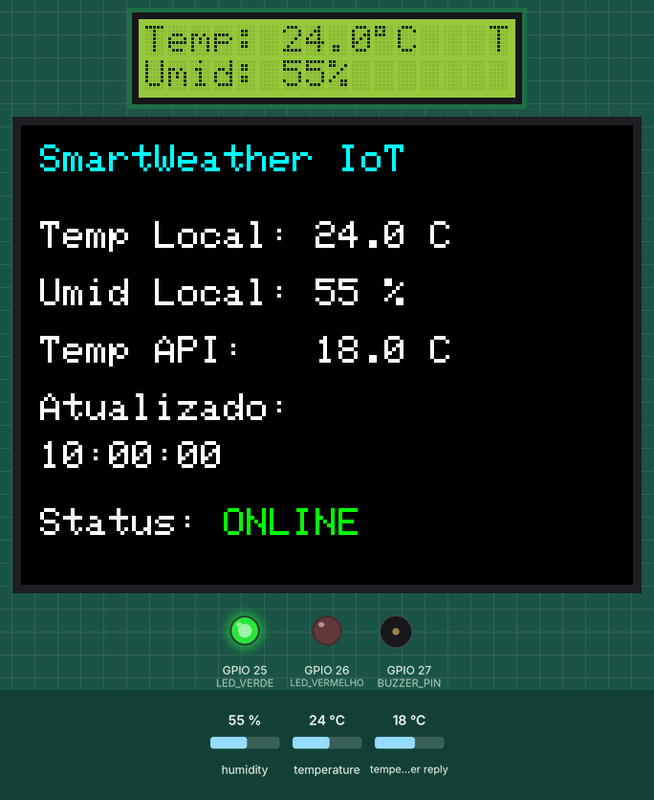
A sketch run on a simulated ESP32. On the bench: 16×2 character LCD, 320×240 colour display, output pins drawn as LEDs (lit = HIGH), buzzer (waves = sounding, pin HIGH). The test bench sets the inputs (shaded band); at power-on: temperature 24 °C, humidity 55 %, temperature in the weather reply 18 °C. WiFi joins after 1.5 s; servers stay silent unless stated; web services answer with replies made up by the test bench; what the sketch prints to the serial monitor is not drawn.

Above: at 7.8 s.
7.9 s: temperature set to 29.6 °C
At 9.6 s:
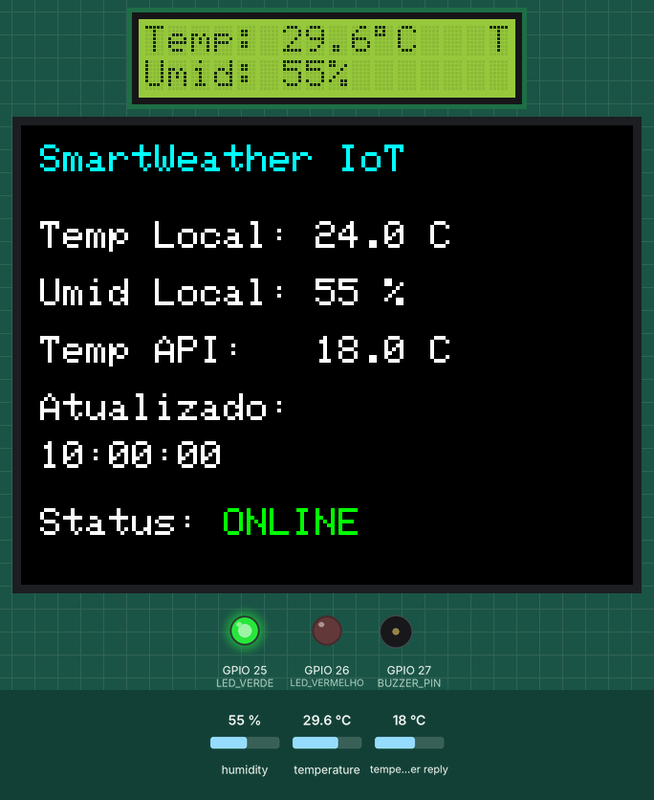
10.5 s: temperature set to 30.8 °C
At 11.1 s:
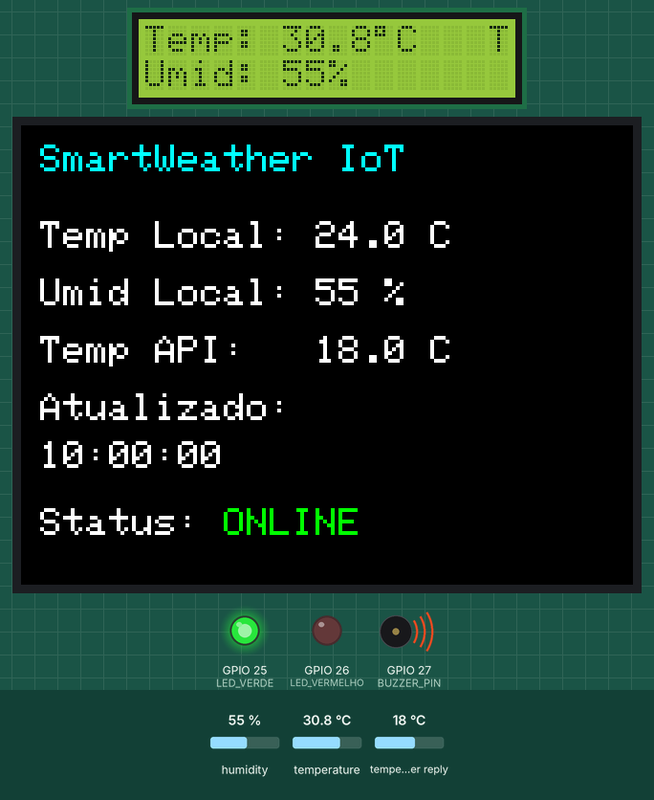
13.1 s: humidity set to 22 %
At 15.5 s:
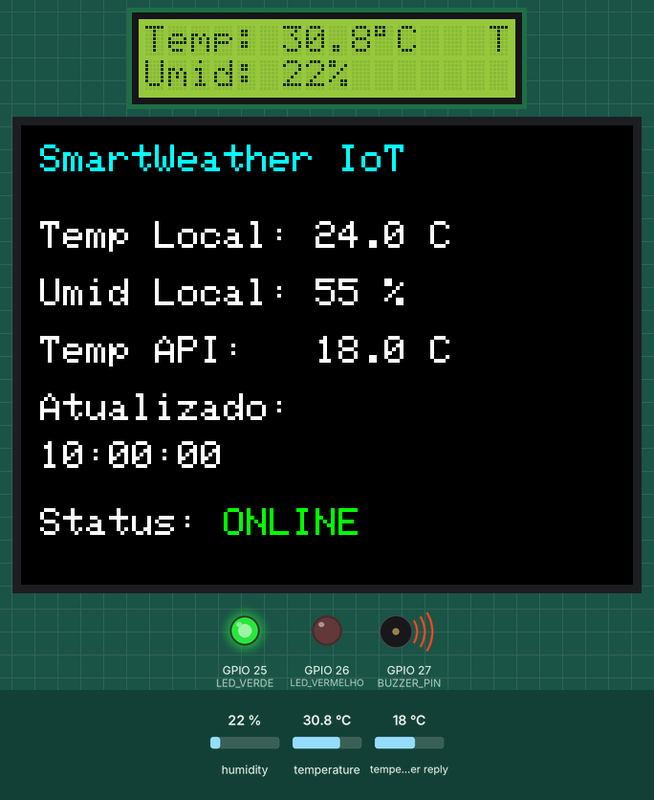
16.3 s: humidity set to 40 %
At 18.3 s:
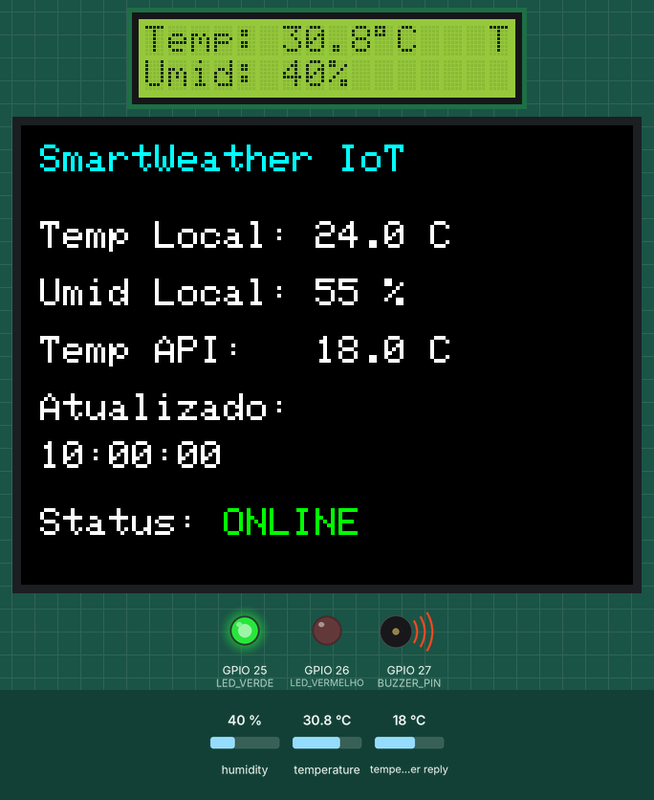
Timing chart, 0 to 19.8 s (numbered marks = the images above; inputs shaded):
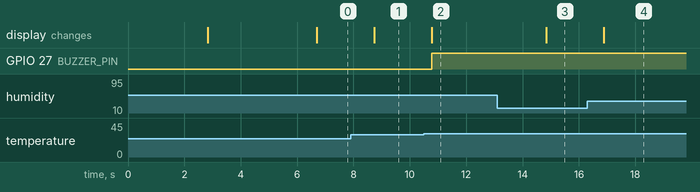

The sketch:

sketch.ino
```cpp
/*
  ============================================================
  SmartWeather Station IoT - ESP32
  Projeto Final - Prof. João Ferreira
  ============================================================
  Componentes:
    - ESP32
    - Sensor DHT22 (temperatura e umidade)
    - LCD 16x2 I2C
    - Display TFT ILI9341
    - LED (verde = OK, vermelho = falha)
    - Buzzer (alerta sonoro)

  API utilizada: Open-Meteo (gratuita, sem autenticação)
  Endpoint:
    https://api.open-meteo.com/v1/forecast?latitude=-8.05&longitude=-34.88&current_weather=true

  IMPORTANTE (Wokwi):
    - O Serial Monitor abre automaticamente ao clicar em "Start Simulation".
    - Se não aparecer, clique no ícone de "terminal" na barra inferior
      da aba de simulação (ao lado do botão de play) ou use o menu
      "View > Serial Monitor".
    - Para requisições HTTPS funcionarem no Wokwi, é necessário usar
      WiFiClientSecure com setInsecure() (sem validação de certificado),
      pois o Wokwi não possui RTC sincronizado para validar TLS.
  ============================================================
*/

#include <WiFi.h>
#include <WiFiClientSecure.h>
#include <HTTPClient.h>
#include <ArduinoJson.h>
#include <DHT.h>
#include <Wire.h>
#include <LiquidCrystal_I2C.h>
#include <SPI.h>
#include <Adafruit_GFX.h>
#include <Adafruit_ILI9341.h>

// ---------------------- CONFIGURAÇÕES ----------------------

// Wi-Fi (no Wokwi, a rede simulada padrão é "Wokwi-GUEST" sem senha)
const char* ssid     = "Wokwi-GUEST";
const char* password = "";

// API Open-Meteo - Recife (PE)
const char* apiHost = "api.open-meteo.com";
const char* apiPath = "/v1/forecast?latitude=-8.05&longitude=-34.88&current_weather=true";

// Pinos
#define DHTPIN   16
#define DHTTYPE  DHT22

#define LED_VERDE   25
#define LED_VERMELHO 26
#define BUZZER_PIN  27

// TFT ILI9341 - pinos SPI
#define TFT_CS   5
#define TFT_DC   2
#define TFT_RST  4

// Limite de temperatura para alerta sonoro
#define TEMP_LIMITE 30.0

// Intervalo de atualização da API (ms)
#define INTERVALO_API 30000

// ---------------------- OBJETOS ----------------------

DHT dht(DHTPIN, DHTTYPE);
LiquidCrystal_I2C lcd(0x27, 16, 2); // Endereço confirmado via I2C scanner
Adafruit_ILI9341 tft(TFT_CS, TFT_DC, TFT_RST);

// ---------------------- VARIÁVEIS GLOBAIS ----------------------

float tempLocal = 0;
float umidLocal = 0;
float tempAPI = 0;
String horaAtualizacao = "--:--:--";
bool statusConexao = false;

unsigned long ultimaAtualizacaoAPI = 0;

// ---------------------- FUNÇÕES ----------------------

void conectaWiFi() {
  Serial.println();
  Serial.print("Conectando ao Wi-Fi");
  WiFi.begin(ssid, password);

  int tentativas = 0;
  while (WiFi.status() != WL_CONNECTED && tentativas < 30) {
    delay(500);
    Serial.print(".");
    tentativas++;
  }

  if (WiFi.status() == WL_CONNECTED) {
    Serial.println();
    Serial.print("Wi-Fi conectado! IP: ");
    Serial.println(WiFi.localIP());
  } else {
    Serial.println();
    Serial.println("Falha ao conectar ao Wi-Fi.");
  }
}

// Faz a requisição HTTPS para a API Open-Meteo e extrai a temperatura atual
bool consultaAPIClima() {
  if (WiFi.status() != WL_CONNECTED) {
    Serial.println("[API] Wi-Fi desconectado. Tentando reconectar...");
    conectaWiFi();
  }

  WiFiClientSecure client;
  client.setInsecure(); // Necessário no Wokwi (sem RTC válido para checar certificado)

  HTTPClient http;
  String url = String("https://") + apiHost + apiPath;

  Serial.println("[API] Conectando em: " + url);

  if (!http.begin(client, url)) {
    Serial.println("[API] Erro ao iniciar conexão HTTP.");
    return false;
  }

  int httpCode = http.GET();
  Serial.printf("[API] Codigo de resposta HTTP: %d\n", httpCode);

  if (httpCode != HTTP_CODE_OK) {
    Serial.println("[API] Erro na requisição HTTP.");
    http.end();
    return false;
  }

  String payload = http.getString();
  http.end();

  Serial.println("[API] Resposta JSON recebida:");
  Serial.println(payload);

  // Faz o parse do JSON usando ArduinoJson
  DynamicJsonDocument doc(2048);
  DeserializationError error = deserializeJson(doc, payload);

  if (error) {
    Serial.print("[API] Erro ao interpretar JSON: ");
    Serial.println(error.c_str());
    return false;
  }

  // Extrai dados do clima atual
  tempAPI = doc["current_weather"]["temperature"];
  String tempoISO = doc["current_weather"]["time"]; // formato: AAAA-MM-DDTHH:MM

  // Extrai apenas o horário (HH:MM) da string ISO
  int posT = tempoISO.indexOf('T');
  if (posT != -1) {
    horaAtualizacao = tempoISO.substring(posT + 1) + ":00";
  } else {
    horaAtualizacao = tempoISO;
  }

  Serial.printf("[API] Temperatura API: %.1f C | Hora: %s\n", tempAPI, horaAtualizacao.c_str());

  return true;
}

// Atualiza leitura dos sensores locais (DHT22)
void leSensores() {
  float t, h;
  int tentativas = 0;

  do {
    t = dht.readTemperature();
    h = dht.readHumidity();

    if (!isnan(t) && !isnan(h)) {
      tempLocal = t;
      umidLocal = h;
      Serial.printf("[DHT22] Temp: %.1f C | Umidade: %.1f %%\n", tempLocal, umidLocal);
      return;
    }

    tentativas++;
    delay(500); // Aguarda antes de tentar de novo (DHT22 precisa de ~2s entre leituras)
  } while (tentativas < 3);

  Serial.println("[DHT22] Falha na leitura do sensor!");
}

// Atualiza o LCD 16x2 com dados locais
void atualizaLCD() {
  lcd.setCursor(0, 0);
  lcd.print("Temp: ");
  lcd.print(tempLocal, 1);
  lcd.print((char)223); // símbolo de grau
  lcd.print("C   ");

  lcd.setCursor(0, 1);
  lcd.print("Umid: ");
  lcd.print(umidLocal, 0);
  lcd.print("%      ");
}

// Atualiza o display TFT com todas as informações
void atualizaTFT() {
  tft.fillScreen(ILI9341_BLACK);

  tft.setCursor(10, 10);
  tft.setTextSize(2);
  tft.setTextColor(ILI9341_CYAN);
  tft.println("SmartWeather IoT");

  tft.setTextSize(2);
  tft.setTextColor(ILI9341_WHITE);

  tft.setCursor(10, 50);
  tft.print("Temp Local: ");
  tft.print(tempLocal, 1);
  tft.println(" C");

  tft.setCursor(10, 80);
  tft.print("Umid Local: ");
  tft.print(umidLocal, 0);
  tft.println(" %");

  tft.setCursor(10, 110);
  tft.print("Temp API:   ");
  tft.print(tempAPI, 1);
  tft.println(" C");

  tft.setCursor(10, 140);
  tft.print("Atualizado:");
  tft.setCursor(10, 165);
  tft.println(horaAtualizacao);

  tft.setCursor(10, 200);
  tft.print("Status: ");
  if (statusConexao) {
    tft.setTextColor(ILI9341_GREEN);
    tft.println("ONLINE");
  } else {
    tft.setTextColor(ILI9341_RED);
    tft.println("OFFLINE");
  }
}

// Controla LED indicador de status de conexão
void atualizaLED() {
  if (statusConexao) {
    digitalWrite(LED_VERDE, HIGH);
    digitalWrite(LED_VERMELHO, LOW);
  } else {
    digitalWrite(LED_VERDE, LOW);
    digitalWrite(LED_VERMELHO, HIGH);
  }
}

// Verifica limite de temperatura e aciona buzzer
void verificaAlerta() {
  if (tempLocal > TEMP_LIMITE) {
    digitalWrite(BUZZER_PIN, HIGH);
    Serial.println("[ALERTA] Temperatura acima do limite! Buzzer ativado.");
  } else {
    digitalWrite(BUZZER_PIN, LOW);
  }
}

// ---------------------- SETUP ----------------------

void setup() {
  Serial.begin(115200);
  delay(500);
  Serial.println("=== SmartWeather Station IoT - Iniciando ===");

  // Pinos de saída
  pinMode(LED_VERDE, OUTPUT);
  pinMode(LED_VERMELHO, OUTPUT);
  pinMode(BUZZER_PIN, OUTPUT);

  digitalWrite(LED_VERDE, LOW);
  digitalWrite(LED_VERMELHO, LOW);
  digitalWrite(BUZZER_PIN, LOW);

  // Sensor DHT22
  dht.begin();
  delay(2000); // Tempo de estabilização do sensor (necessário no Wokwi)

  // LCD 16x2 I2C
  lcd.init();
  lcd.backlight();
  lcd.setCursor(0, 0);
  lcd.print("SmartWeather IoT");
  lcd.setCursor(0, 1);
  lcd.print("Iniciando...");

  // TFT ILI9341
  tft.begin();
  tft.setRotation(1);
  tft.fillScreen(ILI9341_BLACK);
  tft.setCursor(10, 10);
  tft.setTextSize(2);
  tft.setTextColor(ILI9341_CYAN);
  tft.println("SmartWeather IoT");
  tft.setCursor(10, 40);
  tft.setTextColor(ILI9341_WHITE);
  tft.println("Conectando Wi-Fi...");

  // Conecta ao Wi-Fi
  conectaWiFi();
  statusConexao = (WiFi.status() == WL_CONNECTED);
  atualizaLED();

  // Primeira leitura
  delay(2000);
  leSensores();

  // Primeira consulta à API
  statusConexao = consultaAPIClima();
  atualizaLED();

  atualizaLCD();
  atualizaTFT();

  ultimaAtualizacaoAPI = millis();
}

// ---------------------- LOOP ----------------------

void loop() {
  // Sempre atualiza leitura local e LCD
  leSensores();
  atualizaLCD();
  verificaAlerta();

  // Atualiza API a cada INTERVALO_API (30 segundos)
  if (millis() - ultimaAtualizacaoAPI >= INTERVALO_API) {
    statusConexao = consultaAPIClima();
    atualizaLED();
    atualizaTFT();
    ultimaAtualizacaoAPI = millis();
  }

  delay(2000); // Pequeno intervalo entre leituras locais
}
```

Measured:
- the behaviour switches between 30 and 30.1 °C on temperature (found by bisection; images 1 and 2)
- after the input at 7.9 s, the display: changes after 0.84 s (image 1)
- after the input at 10.5 s, GPIO 27 (BUZZER_PIN): LOW → HIGH after 0.27 s; the display: changes after 0.27 s (image 2)
- after the input at 13.1 s, the display: changes after 1.7 s (image 3)
- after the input at 16.3 s, the display: changes after 0.58 s (image 4)
